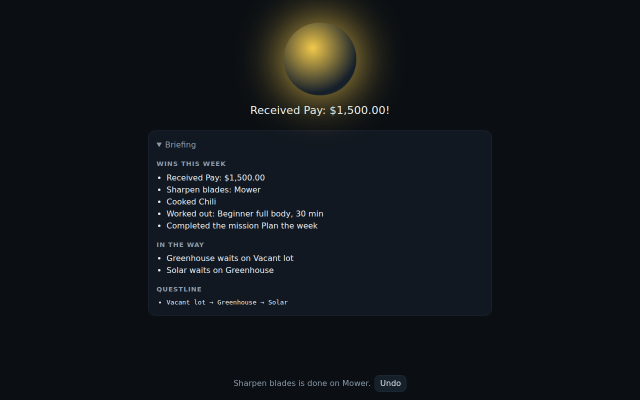
#> input picture docs/HANDOFFS/assets/H-0007_scaffold_briefing.png, 1280 x 800 px (shown at 1/2 size)
$ python -i memory_vault.py   (imports and definitions only)
#> lines starting #> are read from the running program, lines starting #| are printed output that depends on the picture
### core/logger.py
"""
core.logger
===========

Centralized logging setup for MIA

Every part of the system (core services, modules, GUI) should log through
the logger returned by `get_logger()` rather than using `print()`. This
keeps a persistent record in logs/ that's essential for an offline field
tool where the user may not have easy access to a developer console.

Usage
-----
    from core.logger import get_logger
    log = get_logger(__name__)
    log.info("Module loaded")
"""

from __future__ import annotations

import logging
import logging.handlers
from pathlib import Path

_LOG_DIR = Path(__file__).resolve().parent.parent / "logs"
_LOG_FILE = _LOG_DIR / "mia.log"
_CONFIGURED = False


def _configure_root_logger() -> None:
    """Set up the root 'mia' logger once, with both file and console output."""
    global _CONFIGURED
    if _CONFIGURED:
        return

    _LOG_DIR.mkdir(parents=True, exist_ok=True)

    root = logging.getLogger("mia")
    root.setLevel(logging.DEBUG)

    formatter = logging.Formatter(
        fmt="%(asctime)s [%(levelname)-8s] %(name)s: %(message)s",
        datefmt="%Y-%m-%d %H:%M:%S",
    )

    # Rotating file handler: keeps logs from growing unbounded over the
    # lifetime of a long-running field deployment.
    file_handler = logging.handlers.RotatingFileHandler(
        _LOG_FILE, maxBytes=2_000_000, backupCount=5, encoding="utf-8"
    )
    file_handler.setLevel(logging.DEBUG)
    file_handler.setFormatter(formatter)

    console_handler = logging.StreamHandler()
    console_handler.setLevel(logging.INFO)
    console_handler.setFormatter(formatter)

    root.addHandler(file_handler)
    root.addHandler(console_handler)

    _CONFIGURED = True


def get_logger(name: str = "mia") -> logging.Logger:
    """
    Return a logger namespaced under 'mia'.

    Modules should call this with __name__ so log lines are traceable to
    their source, e.g. get_logger(__name__) inside modules/notes/module.py
    produces log lines tagged 'mia.modules.notes.module'.
    """
    _configure_root_logger()
    if name == "mia" or name.startswith("mia."):
        return logging.getLogger(name)
    return logging.getLogger(f"mia.{name}")

### core/memory_vault.py
"""
core.memory_vault
===================

The memory vault (DEC-0030 phase E, Zac 2026-10-18): the phone's photos
and videos, kept safe on the home computer, so the phone can let them go.

**On the phone** (MemoryVault, a personal store, `memory_vault.json`):
MIA reads the camera roll (DCIM, Pictures, Movies; `vault.sources` in
the config elsewhere) once it's switched on and Android allows it. Each
photo or video is known by its fingerprint (SHA-256 of the file), so the
same photo in two folders is one memory with two copies, and sending it
again is nothing. Its date and place come from the photo itself (EXIF),
else its name (IMG_20261018_101530.jpg), else the file's time.

**To the computer** (VaultLoop): whenever the phone can reach the PC it's
linked to (core/home_link.py), and only on Wi-Fi unless the person says
otherwise, each photo goes over in pieces (CHUNK_BYTES), oldest first. A
piece that didn't arrive is sent again from where it stopped; the PC
checks the whole file's fingerprint before it keeps it (VaultShelf).

**Letting go, only ever an offer.** MIA never deletes anything. It
offers to free space for photos and videos that are older than
`vault.keep_days` and that the computer has just confirmed it holds
(checked again, file by file, right before the offer); Android then
asks the person itself and moves them to its Trash (recoverable for 30
days). Exact copies on the phone can go without the PC (one copy
stays). In a burst (photos seconds apart) MIA suggests the best shot:
the sharpest, best-exposed one when the PC has looked at them
(VaultShelf.scores, with Pillow), else the largest file.

**Linked to your life.** Each day's photos show what happened that day
(the history, core/life_events.py) and the trip they were taken on
(expeditions); the Chronicle counts each week's photos.

Children's accounts don't have the vault (not in CHILD_APPS).
"""

from __future__ import annotations

import json
import os
import re
import struct
import threading
import time
from datetime import date, datetime, timedelta
from pathlib import Path
from typing import Iterable, Optional

from core.atomic_write import atomic_write_text
from core.logger import get_logger

log = get_logger(__name__)

_DATA_DIR = Path(__file__).resolve().parent.parent / "data"
FILE_NAME = "memory_vault.json"
PHOTO_EXT = frozenset({".jpg", ".jpeg", ".png", ".heic", ".heif", ".webp", ".gif", ".dng"})
VIDEO_EXT = frozenset({".mp4", ".mov", ".3gp", ".mkv", ".webm", ".m4v"})
CHUNK_BYTES = 8 * 1024 * 1024
BURST_SECONDS = 2
SCAN_BUDGET_BYTES = 400 * 1024 * 1024  # fingerprinted per round, so a big camera roll doesn't stall the phone
SEND_SECONDS = 50  # per round
LOOP_SECONDS = 60
DEFAULT_KEEP_DAYS = 30
CAMERA_FOLDERS = ("DCIM", "Pictures", "Movies")
_NAME_DATE = re.compile(r"(20\d\d)[-_]?([01]\d)[-_]?([0-3]\d)[-_ T]?([0-2]\d)[-_.]?([0-5]\d)[-_.]?([0-5]\d)")


def kind_of(name: str) -> str:
    ext = Path(name).suffix.lower()
    return "photo" if ext in PHOTO_EXT else "video" if ext in VIDEO_EXT else ""


# ------------------------------------------------------------------ pure logic: what a photo says about itself


# [170 lines left out: functions exif_info, _exif_date, _tiff_date, exif_thumbnail, thumbnail, date_from_name and 2 more, not called in this run]


def score_photo(path: Path) -> Optional[float]:
    """How good a photo looks, 0..1: sharpness (edges) and exposure (not
    too dark, too bright or clipped). Needs Pillow (the PC has it); None
    without it or for a format it can't read."""
    try:
        from PIL import Image, ImageFilter, ImageStat
    except ImportError:
        return None
    try:
        with Image.open(path) as img:
#> img is the input picture: PIL image 1280x800 RGB; mean R, G, B 17.7, 22, 26.2
            img.draft("L", (320, 320))
            gray = img.convert("L")
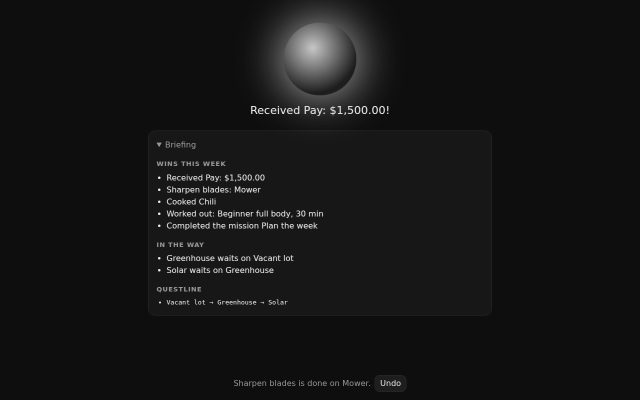
#> gray: PIL image 1280x800 L (shown at 1/2 size); min 13, max 236, mean 20.9
            gray.thumbnail((320, 320))
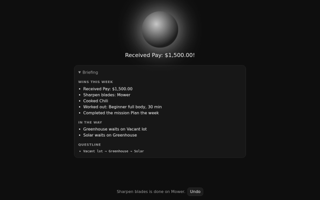
#> gray: PIL image 320x200 L; min 6, max 195, mean 21
            edges = gray.filter(ImageFilter.Kernel((3, 3), (0, 1, 0, 1, -4, 1, 0, 1, 0), 1, 128))
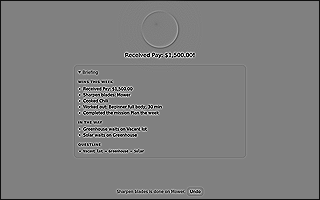
#> edges: PIL image 320x200 L; min 0, max 255, mean 126.4
            w, h = edges.size
#> w = 320; h = 200
            edges = edges.crop((2, 2, w - 2, h - 2)) if w > 8 and h > 8 else edges  # the filter's own border isn't the photo
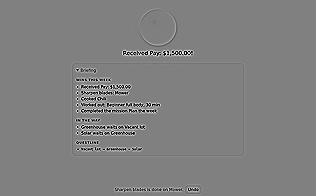
#> edges: PIL image 316x196 L; min 0, max 255, mean 128.2
            sharp = min(1.0, ImageStat.Stat(edges).var[0] / 400.0)
#> sharp = 0.799
            hist = gray.histogram()
#> hist = 256 values, max 41971 at index 14, min 0 at index 0, mean 250
            total = sum(hist) or 1
#> total = 64000
            mean = sum(i * n for i, n in enumerate(hist)) / total
#> mean = 20.95
            clipped = (sum(hist[:6]) + sum(hist[250:])) / total
#> clipped = 0
            exposure = max(0.0, 1.0 - abs(mean - 120) / 120 - clipped)
#> exposure = 0.175
            return round(0.7 * sharp + 0.3 * exposure, 4)
    except Exception:  # a damaged or unusual file: no score, never a crash
        return None


# ------------------------------------------------------------------ where the photos are


# [48 lines left out: functions camera_roll, on_metered_network, sources, _setting, keep_days, not called in this run]


def is_on(context) -> bool:
    return bool(_setting(context, "vault.on", False))


def wifi_only(context) -> bool:
    return bool(_setting(context, "vault.wifi_only", True))


# ------------------------------------------------------------------ the phone's catalog


class MemoryVault:
    """What's on this phone's camera roll, by fingerprint, and what the
    home computer already holds."""

    # [27 lines left out: functions __init__, _load, save, not called in this run]

    # -- reading
    def on_phone(self, item: dict) -> list[str]:
        return [p for p in item.get("sources") or [] if p in self.paths]

    # [86 lines left out: functions waiting, file_of, scan, not called in this run]


# ------------------------------------------------------------------ the phone sending

class Stopped(Exception):
    pass


# [82 lines left out: functions send, _q, fetch_scores, not called in this run]


class VaultLoop:
    """Every LOOP_SECONDS while the vault is on: read the camera roll, and
    when the PC is reachable (on Wi-Fi unless the person said otherwise)
    send what's waiting. A background thread, like core/sync.SyncLoop."""

    # [10 lines left out: functions __init__, start, not called in this run]

    def stop(self) -> None:
        self._stop.set()
        self._wake.set()

    def poke(self) -> None:
        self._wake.set()

    # [52 lines left out: functions _run, owner_vault, round_, not called in this run]


# ------------------------------------------------------------------ the computer keeping them


class VaultShelf:
    """Where the PC keeps a person's memories: `vault/YYYY/MM/` in their
    folder, each file named by its date and fingerprint, with an index
    (`vault/index.json`) of what's there. Never deletes anything."""

    # [8 lines left out: function __init__, not called in this run]

    def _save(self) -> None:
        self.folder.mkdir(parents=True, exist_ok=True)
        atomic_write_text(self._index_file, json.dumps(self.index, indent=1))

    def _part(self, sha: str) -> Path:
        return self.folder / ".incoming" / f"{sha}.part"

    # [79 lines left out: functions path_of, have, receive, verify, scores, not called in this run]


_SHELVES: dict[str, VaultShelf] = {}
_SHELVES_LOCK = threading.Lock()


# [111 lines left out: functions shelf_for, _clean_sha, _parse, free_offer, copies_offer, burst_offers and 2 more, not called in this run]


# ------------------------------------------------------------------ the screen


STATE_WORDS = {
    "off": "The vault is off.",
    "not_linked": "Waiting for the home computer: link it in Settings → Home Computer.",
    "waiting_wifi": "Waiting for Wi-Fi to copy to the home computer.",
    "waiting_pc": "Waiting for the home computer (it's off, or out of reach).",
    "sending": "Copying to the home computer…",
    "safe": "Everything is safe on the home computer.",
}


# [112 lines left out: functions _size, _day_label, vault_page, _what_happened, _trips, photos_between, not called in this run]

>>> result = score_photo('../docs/HANDOFFS/assets/H-0007_scaffold_briefing.png')
#> result = 0.612
